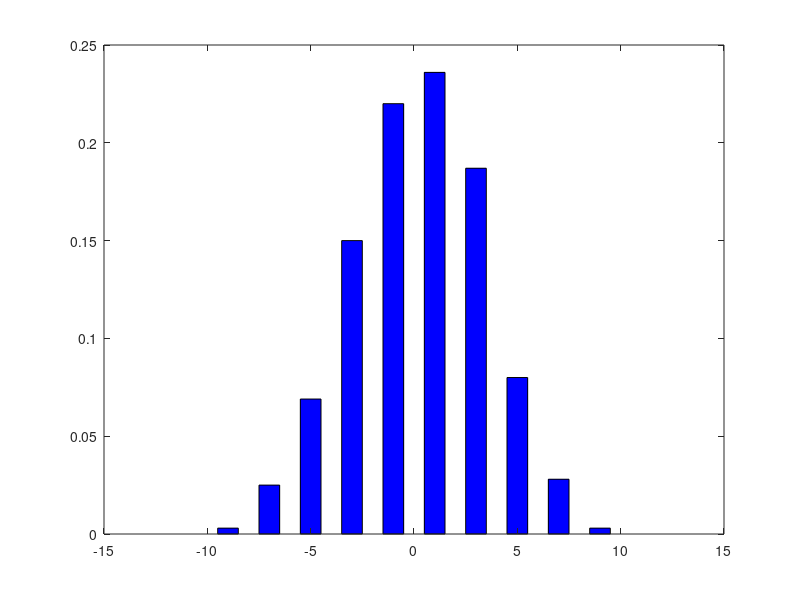

Recreate this plot in MATLAB.
p = 0.5;
k = 10;
n = 1000;
final = [];
rights = [];

for j = 0: n
  poz = 0;
  steps = [];
  done = false;
  right = 0;
  for i = 0: k
    rng = rand();
    if rng >= 1 - p
      poz++;
      steps = [steps, poz];
      if done == false
        right++;
      endif
    else
      poz--;
      done = true;
      steps = [steps, poz];
    endif
  endfor
  final = [final, poz];
  rights = [rights, right];
endfor

N=histc(final,-k:k);
averageRight = mean(rights);
bar(-k:k, N/n, 'hist', 'FaceColor', 'b' );